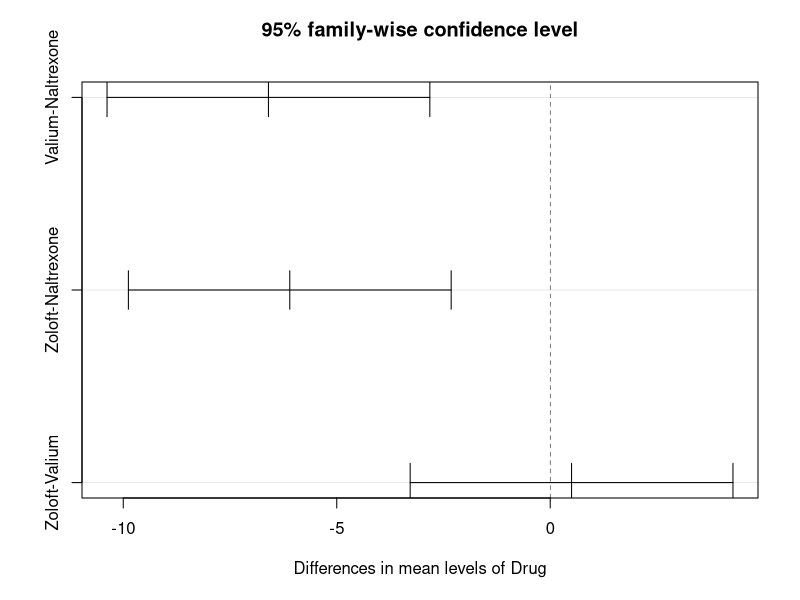

This chart was generated by the following R code:
# Author: Will Holcomb <wholcomb@gmail.com>
# Date: January 2008
#
# Simple exploratory data analysis for the purpose of learning R 

# The data may be entered manually into the program source

# drugs = c("Zoloft", "Naltrexone", "Valium")
# spiderdata =
#   data.frame(Zoloft = c(9, 11, 5, 12, 15, 14, 13, 12, 7, 6),
#              Naltrexone = c(15, 16, 12, 12, 18, 19, 23, 20, 13, 17),
#              Valium = c(9, 11, 12, 5, 13, 15, 11, 8, 6, 9))

# Data may also be read from a CSV file

pdf(file = "homework_1_solutions.pdf", width = 8.5, height = 11, family = "Helvetica",
    title = "PSY304B Homework #1", bg = "white")

library(foreign)
spiderdata <- read.csv("spider_data.csv")

# The CSV file format is incorrect for the analysis however. Each
# factor is a header on a column and has to be duplicated.

drugs = lapply(names(spiderdata),
               FUN = function(x) rep(x, each = length(spiderdata[,x])))
spiderdata = data.frame(Drug = unlist(drugs),
                        Response = unlist(spiderdata, use.names = F))

# This allows the columns to be uneven lengths
spiderdata = na.omit(spiderdata)

J = length(unique(spiderdata$Drug))
N = length(spiderdata[,1])

# First, compute a one-way ANOVA by hand simply to verify the numbers

SSW = sum(ave(spiderdata$Response, spiderdata$Drug,
              FUN = function(x) x - mean(x)) ^ 2)
SSB = sum(tapply(spiderdata$Response, spiderdata$Drug,
                 FUN = function(x) length(x) *
                                   (mean(x) - mean(spiderdata$Response)) ^ 2))
MSW = SSW / (N - J)
MSB = SSB / (J - 1)
F = MSB / MSW
f_prob = pf(F, J - 1, N - J)
reject_point = qf(.95, J - 1, N - J)

summary(spiderdata)
cat("SSW:", SSW, ", MSW:", MSW, ", SSB:", SSB, ", MSB:", MSB, ", ",
    "F:", F, ", P(F):", f_prob, ", P(", reject_point, ") = .95\n", sep = "")

# Next use the automated tools to generate the same information

anova(lm(Response ~ Drug, data = spiderdata))

spideraov = aov(Response ~ Drug, data = spiderdata, projections = T)
summary(spideraov)
plot(TukeyHSD(spideraov, "Drug"))
